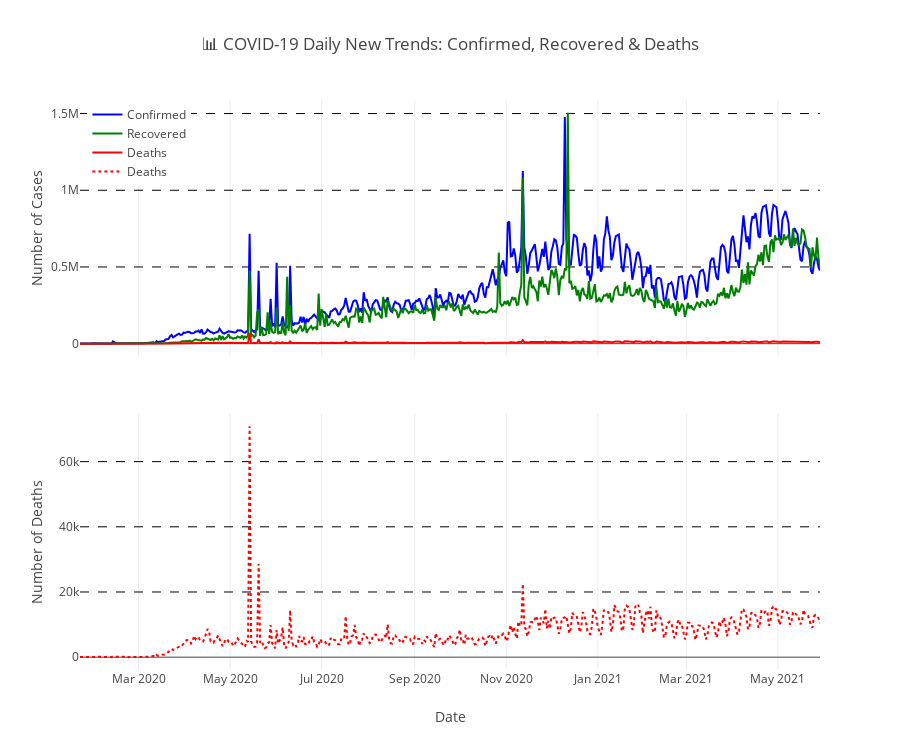

This figure's notebook cell:
### Code cell
import plotly.graph_objects as go
from plotly.subplots import make_subplots

# Use _diff columns for daily new cases
daily_diff = main_df.groupby('ObservationDate')[['Confirmed_diff', 'Deaths_diff', 'Recovered_diff']].sum()

fig = make_subplots(
    rows=2, cols=1,
    shared_xaxes=True,
    vertical_spacing=0.1
)

fig.add_trace(go.Scatter(
    x=daily_diff.index,
    y=daily_diff['Confirmed_diff'],
    name='Confirmed',
    line=dict(color='blue', width=2)
), row=1, col=1)

if 'Recovered_diff' in daily_diff.columns:
    fig.add_trace(go.Scatter(
        x=daily_diff.index,
        y=daily_diff['Recovered_diff'],
        name='Recovered',
        line=dict(color='green', width=2)
    ), row=1, col=1)

fig.add_trace(go.Scatter(
    x=daily_diff.index,
    y=daily_diff['Deaths_diff'],
    name='Deaths',
    line=dict(color='red', width=2)
), row=1, col=1)

# Only one death label in the second subplot
fig.add_trace(go.Scatter(
    x=daily_diff.index,
    y=daily_diff['Deaths_diff'],
    name='Deaths',
    line=dict(color='red', width=2, dash='dot')
), row=2, col=1)

fig.update_layout(
    height=750,
    title="📊 COVID-19 Daily New Trends: Confirmed, Recovered & Deaths",
    plot_bgcolor='white',
    paper_bgcolor='white',
    showlegend=True,
    legend=dict(x=0.01, y=1)
)

fig.update_yaxes(showgrid=True, gridcolor='black', gridwidth=1, griddash='dash', row=1, col=1)
fig.update_yaxes(showgrid=True, gridcolor='black', gridwidth=1, griddash='dash', row=2, col=1)

fig.update_xaxes(title_text="Date", row=2, col=1)
fig.update_yaxes(title_text="Number of Cases", row=1, col=1)
fig.update_yaxes(title_text="Number of Deaths", row=2, col=1)

fig.show()

### Figure 1 — Plotly figure (JSON) as saved in the notebook; plotly's stock layout.template omitted (floating-point values rounded to 4 significant figures; data arrays with more than 128 entries replaced by an {"elided": "..."} marker saying what was removed)
{"data": [{"line": {"color": "blue", "width": 2}, "name": "Confirmed", "type": "scatter", "x": {"elided": "494 str values"}, "xaxis": "x", "y": {"elided": "494 float values"}, "yaxis": "y"}, {"line": {"color": "green", "width": 2}, "name": "Recovered", "type": "scatter", "x": {"elided": "494 str values"}, "xaxis": "x", "y": {"elided": "494 float values"}, "yaxis": "y"}, {"line": {"color": "red", "width": 2}, "name": "Deaths", "type": "scatter", "x": {"elided": "494 str values"}, "xaxis": "x", "y": {"elided": "494 float values"}, "yaxis": "y"}, {"line": {"color": "red", "dash": "dot", "width": 2}, "name": "Deaths", "type": "scatter", "x": {"elided": "494 str values"}, "xaxis": "x2", "y": {"elided": "494 float values"}, "yaxis": "y2"}], "layout": {"height": 750, "legend": {"x": 0.01, "y": 1}, "paper_bgcolor": "white", "plot_bgcolor": "white", "showlegend": true, "title": {"text": "📊 COVID-19 Daily New Trends: Confirmed, Recovered & Deaths"}, "xaxis": {"anchor": "y", "domain": [0, 1], "matches": "x2", "showticklabels": false}, "xaxis2": {"anchor": "y2", "domain": [0, 1], "title": {"text": "Date"}}, "yaxis": {"anchor": "x", "domain": [0.55, 1], "gridcolor": "black", "griddash": "dash", "gridwidth": 1, "showgrid": true, "title": {"text": "Number of Cases"}}, "yaxis2": {"anchor": "x2", "domain": [0, 0.45], "gridcolor": "black", "griddash": "dash", "gridwidth": 1, "showgrid": true, "title": {"text": "Number of Deaths"}}}}
